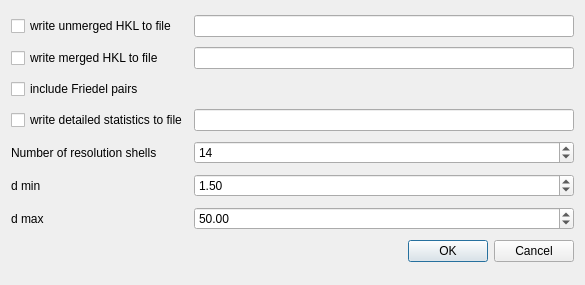
<?xml version="1.0" encoding="UTF-8"?>
<ui version="4.0">
 <class>LogFileDialog</class>
 <widget class="QDialog" name="LogFileDialog">
  <property name="geometry">
   <rect>
    <x>0</x>
    <y>0</y>
    <width>585</width>
    <height>285</height>
   </rect>
  </property>
  <property name="windowTitle">
   <string>Dialog</string>
  </property>
  <layout class="QGridLayout" name="gridLayout">
   <item row="0" column="0" colspan="2">
    <widget class="QCheckBox" name="unmergedBox">
     <property name="text">
      <string>write unmerged HKL to file</string>
     </property>
    </widget>
   </item>
   <item row="0" column="2">
    <widget class="QLineEdit" name="unmergedEdit">
     <property name="enabled">
      <bool>true</bool>
     </property>
     <property name="readOnly">
      <bool>true</bool>
     </property>
    </widget>
   </item>
   <item row="1" column="0" colspan="2">
    <widget class="QCheckBox" name="mergedBox">
     <property name="text">
      <string>write merged HKL to file</string>
     </property>
    </widget>
   </item>
   <item row="1" column="2">
    <widget class="QLineEdit" name="mergedEdit">
     <property name="enabled">
      <bool>true</bool>
     </property>
     <property name="readOnly">
      <bool>true</bool>
     </property>
    </widget>
   </item>
   <item row="2" column="0" colspan="2">
    <widget class="QCheckBox" name="friedelBox">
     <property name="text">
      <string>include Friedel pairs</string>
     </property>
    </widget>
   </item>
   <item row="3" column="0" colspan="2">
    <widget class="QCheckBox" name="statisticsBox">
     <property name="text">
      <string>write detailed statistics to file</string>
     </property>
    </widget>
   </item>
   <item row="3" column="2">
    <widget class="QLineEdit" name="statisticsEdit">
     <property name="enabled">
      <bool>true</bool>
     </property>
     <property name="readOnly">
      <bool>true</bool>
     </property>
    </widget>
   </item>
   <item row="4" column="0" colspan="2">
    <widget class="QLabel" name="label">
     <property name="text">
      <string>Number of resolution shells</string>
     </property>
    </widget>
   </item>
   <item row="4" column="2">
    <widget class="QSpinBox" name="shellBox">
     <property name="minimum">
      <number>1</number>
     </property>
     <property name="maximum">
      <number>500</number>
     </property>
     <property name="value">
      <number>14</number>
     </property>
    </widget>
   </item>
   <item row="5" column="0">
    <widget class="QLabel" name="label_2">
     <property name="text">
      <string>d min</string>
     </property>
    </widget>
   </item>
   <item row="5" column="2">
    <widget class="QDoubleSpinBox" name="dMinBox">
     <property name="maximum">
      <double>1000.000000000000000</double>
     </property>
     <property name="singleStep">
      <double>0.100000000000000</double>
     </property>
     <property name="value">
      <double>1.500000000000000</double>
     </property>
    </widget>
   </item>
   <item row="6" column="0">
    <widget class="QLabel" name="label_3">
     <property name="text">
      <string>d max</string>
     </property>
    </widget>
   </item>
   <item row="6" column="2">
    <widget class="QDoubleSpinBox" name="dMaxBox">
     <property name="maximum">
      <double>500.000000000000000</double>
     </property>
     <property name="singleStep">
      <double>0.100000000000000</double>
     </property>
     <property name="value">
      <double>50.000000000000000</double>
     </property>
    </widget>
   </item>
   <item row="7" column="1" colspan="2">
    <widget class="QDialogButtonBox" name="buttonBox">
     <property name="orientation">
      <enum>Qt::Horizontal</enum>
     </property>
     <property name="standardButtons">
      <set>QDialogButtonBox::Cancel|QDialogButtonBox::Ok</set>
     </property>
    </widget>
   </item>
  </layout>
 </widget>
 <resources/>
 <connections>
  <connection>
   <sender>buttonBox</sender>
   <signal>accepted()</signal>
   <receiver>LogFileDialog</receiver>
   <slot>accept()</slot>
   <hints>
    <hint type="sourcelabel">
     <x>248</x>
     <y>254</y>
    </hint>
    <hint type="destinationlabel">
     <x>157</x>
     <y>274</y>
    </hint>
   </hints>
  </connection>
  <connection>
   <sender>buttonBox</sender>
   <signal>rejected()</signal>
   <receiver>LogFileDialog</receiver>
   <slot>reject()</slot>
   <hints>
    <hint type="sourcelabel">
     <x>316</x>
     <y>260</y>
    </hint>
    <hint type="destinationlabel">
     <x>286</x>
     <y>274</y>
    </hint>
   </hints>
  </connection>
 </connections>
</ui>
